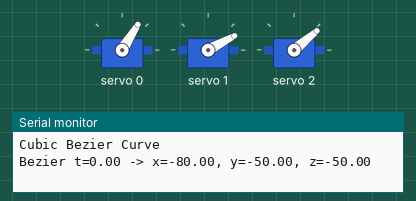
The sketch below on a simulated Arduino Uno, built with avr-gcc and run on an emulated ATmega328P. On the bench: 3 × servo, the last lines printed to the serial monitor.

Above: at 0.05 s.
At 0.3 s:
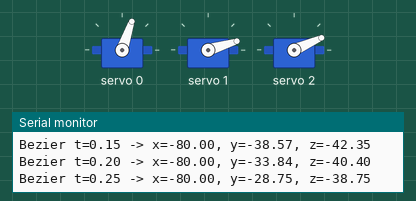
At 0.6 s:
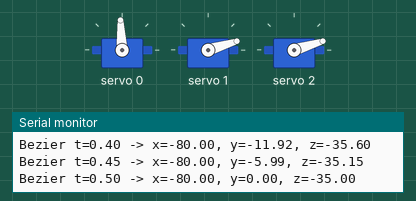
At 0.85 s:
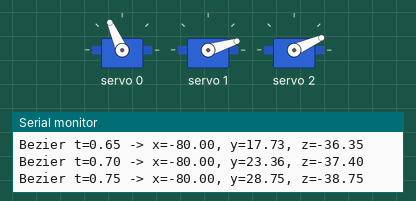
At 1.15 s:
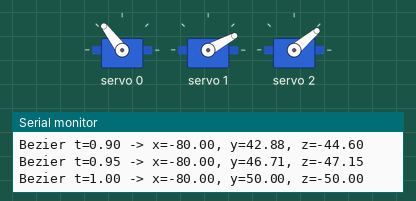
Timing chart, 0 to 3.0 s (numbered marks = the images above):
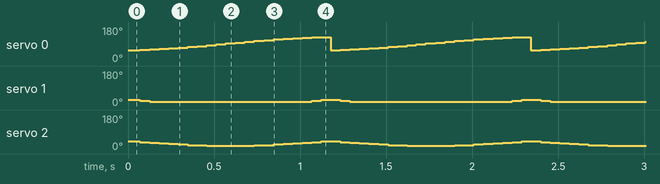

The sketch:

CubicBezierCurve_LL.ino
```cpp
#include <Wire.h>
#include <Adafruit_PWMServoDriver.h>

Adafruit_PWMServoDriver pwm = Adafruit_PWMServoDriver();

const int L1[3] = {0, 1, 2};
const int L2[3] = {4, 5, 6};
const int L3[3] = {8, 9, 10};

const int SERVOMIN = 102;
const int SERVOMAX = 512;

const float coxa_len  = 43.0;
const float femur_len = 60.0;
const float tibia_len = 104.0;

float P0[3] = {-80, -50, -50};
float P1[3] = {-80, -30, -30};
float P2[3] = {-80, 30, -30};
float P3[3] = {-80, 50, -50};

float constrainAngle(float val) {
  return constrain(val, 20, 180);
}

void bezier(float t, float P0[3], float P1[3], float P2[3], float P3[3], float &x, float &y, float &z) {
  float u = 1 - t;
  x = u*u*u * P0[0] + 3 * u*u * t * P1[0] + 3 * u * t*t * P2[0] + t*t*t * P3[0];
  y = u*u*u * P0[1] + 3 * u*u * t * P1[1] + 3 * u * t*t * P2[1] + t*t*t * P3[1];
  z = u*u*u * P0[2] + 3 * u*u * t * P1[2] + 3 * u * t*t * P2[2] + t*t*t * P3[2];
}

void inverseKinematic(float x, float y, float z, float &sudutCoxa, float &sudutFemur, float &sudutTibia) {
  sudutCoxa = degrees(atan2(y, x));
  float jarakHorizontal = sqrt(x * x + y * y) - coxa_len;
  float femur_1 = degrees(atan2(z, jarakHorizontal));
  float a = sqrt(z * z + jarakHorizontal * jarakHorizontal);
  a = min(a, femur_len + tibia_len);
  a = max(a, fabs(femur_len - tibia_len));

  float ratio = (femur_len * femur_len + a * a - tibia_len * tibia_len) / (2.0 * a * femur_len);
  ratio = constrain(ratio, -1, 1);
  float femur_2 = degrees(acos(ratio));

  sudutFemur = femur_1 + femur_2;

  float ratio2 = (femur_len * femur_len + tibia_len * tibia_len - a * a) / (2.0 * femur_len * tibia_len);
  ratio2 = constrain(ratio2, -1, 1);
  sudutTibia = degrees(acos(ratio2)) - 90.0;
}

void kakiKanan(float x, float y, float z, float &servoCoxa, float &servoFemur, float &servoTibia) {
  float c, f, t;
  inverseKinematic(x, y, z, c, f, t);

  servoCoxa  = constrainAngle(90.0 - c);
  servoFemur = constrainAngle(90.0 + f);
  servoTibia = constrainAngle(90.0 - t);
}

void kakiKiri(float x, float y, float z, float &servoCoxa, float &servoFemur, float &servoTibia) {
  float c, f, t;
  inverseKinematic(x, y, z, c, f, t);

  c = fmod(c, 360);
  if (c < 0) {
    c += 360;
  }

  servoCoxa = constrainAngle(270.0 - c);
  servoFemur = constrainAngle(90.0 - f);
  servoTibia = constrainAngle(90.0 + t);
}

int angleToPulse(float angle) {
  return SERVOMIN + (angle / 180.0) * (SERVOMAX - SERVOMIN);
}

void setup() {
  Serial.begin(115200);
  Serial.println("Cubic Bezier Curve");
  pwm.begin();
  pwm.setPWMFreq(50);
  delay(10);
}

void loop() {
  int steps = 20;
  for (int i = 0; i <= steps; i++) {
    float t = (float)i / steps;
    float x, y, z;
    bezier(t, P0, P1, P2, P3, x, y, z);

    float servoCoxa, servoFemur, servoTibia;
    kakiKiri(x, y, z, servoCoxa, servoFemur, servoTibia);

    int pulseCoxa  = angleToPulse(servoCoxa);
    int pulseFemur = angleToPulse(servoFemur);
    int pulseTibia = angleToPulse(servoTibia);

    pwm.setPWM(L1[0], 0, pulseCoxa);
    pwm.setPWM(L1[1], 0, pulseFemur);
    pwm.setPWM(L1[2], 0, pulseTibia);

    Serial.print("Bezier t=");
    Serial.print(t);
    Serial.print(" -> x=");
    Serial.print(x);
    Serial.print(", y=");
    Serial.print(y);
    Serial.print(", z=");
    Serial.println(z);

    delay(50);
  }
}
```

Measured:
- by itself, servo 0: ramps from 58° to 127° and jumps back, once every 1.2 s
- by itself, servo 1: repeats every 1.2 s: 18° 0.06 s, 17° 0.83 s, 18° 0.06 s, 23° 0.06 s, 28° 0.11 s, 23° 0.06 s
- by itself, servo 2: repeats every 1.2 s: 34° 0.06 s, 31° 0.06 s, 27° 0.06 s, 24° 0.06 s, 21° 0.06 s, 19° 0.06 s, 17° 0.28 s, 19° 0.06 s, 21° 0.06 s, 24° 0.06 s, 27° 0.06 s, 31° 0.06 s, 34° 0.06 s, 37° 0.06 s, 40° 0.11 s, 37° 0.06 s
